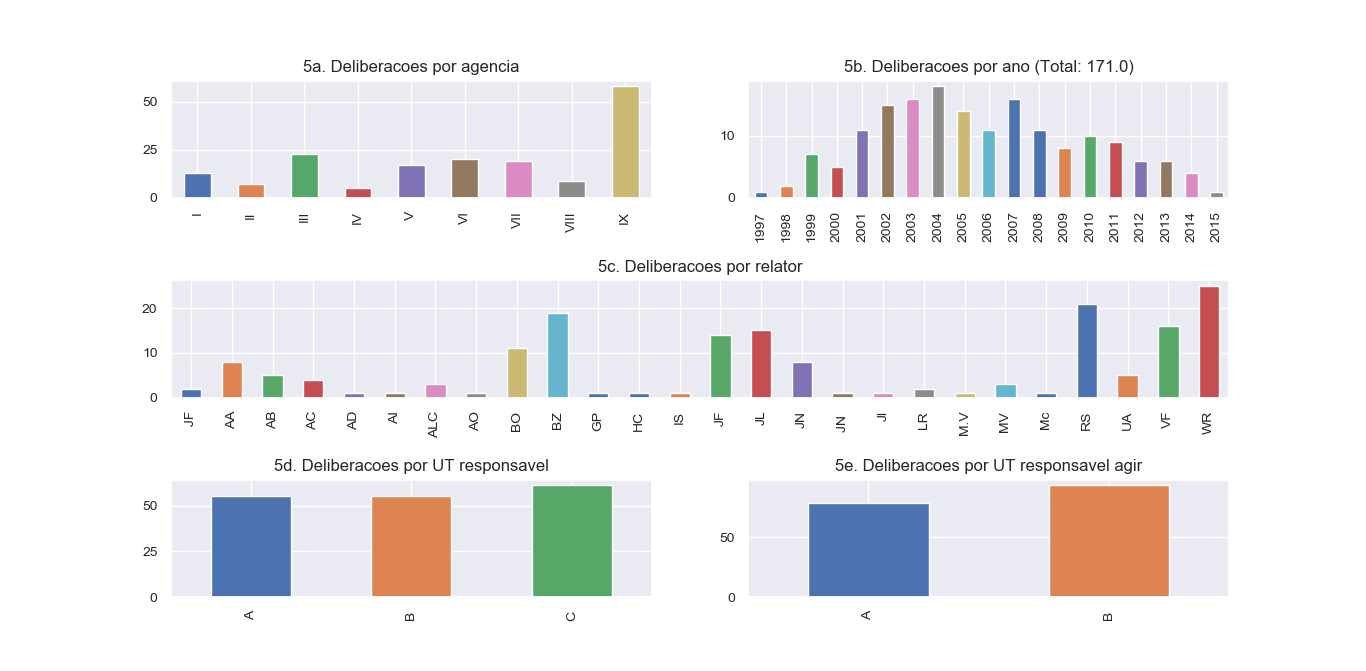

Reproduce this figure in Python.
import pandas as pd
import matplotlib.pyplot as plt
import seaborn as sns
import roman


df = pd.read_excel('base_de_dados.xlsx') # Importar base de dados para dataframe
df = df.dropna() # Descartar entradas com dados NaN
df['AgenciaInt'] = df['Agencia'].apply(lambda x: roman.fromRoman(x)) # Transformar numerais romanos em inteiros

sns.set()
fig, axes = plt.subplots(nrows=3, ncols=2, figsize=(10,10))
plt.subplots_adjust(hspace=0.7)


# ===============================================================================================================
#                                                  QUESTAO 5a
# ===============================================================================================================

result_5a = df.groupby('AgenciaInt')['deliberacoes_quantidade'].sum()
result_5a = pd.Series(result_5a.index.values, index=result_5a) # Inverter indice com valores
result_5a = result_5a.apply(roman.toRoman) # Aplicar funcao conversora
result_5a = pd.Series(result_5a.index.values, index=result_5a) # Reinverter para manter numerais como indice
result_5a.plot.bar(ax=axes[0,0], title='5a. Deliberacoes por agencia', fontsize=10)


# ===============================================================================================================
#                                                  QUESTAO 5b
# ===============================================================================================================

result_5b = df.groupby('Exercicio_Apurado')['deliberacoes_quantidade'].sum()
result_5b = pd.Series(result_5b.index.values, index=result_5b) # Inverter indice com valores
result_5b = result_5b.apply(int) # Aplicar funcao conversora
result_5b = pd.Series(result_5b.index.values, index=result_5b) # Reinverter para manter numerais como indice
title_5b = '5b. Deliberacoes por ano (Total: {})'.format(result_5b.sum())
result_5b.plot.bar(ax=axes[0,1], title=title_5b, fontsize=10)


# ===============================================================================================================
#                                                  QUESTAO 5c
# ===============================================================================================================

result_5c = df.groupby('Relator')['deliberacoes_quantidade'].sum()
result_5c.index.name = ''
large_left_ax = plt.subplot2grid((3,2), (1,0), colspan=2, rowspan=1)
result_5c.plot.bar(ax=large_left_ax, title='5c. Deliberacoes por relator', fontsize=10)


# ===============================================================================================================
#                                                  QUESTAO 5d
# ===============================================================================================================

result_5d = df.groupby('Unidade_Tecnica_Responsavel')['deliberacoes_quantidade'].sum()
result_5d.index.name = ''
result_5d.plot.bar(ax=axes[2,0], title='5d. Deliberacoes por UT responsavel', fontsize=10)


# ===============================================================================================================
#                                                  QUESTAO 5e
# ===============================================================================================================

result_5e = df.groupby('Unidade_Tecnica_Por_Agir')['deliberacoes_quantidade'].sum()
result_5e.index.name = ''
result_5e.plot.bar(ax=axes[2,1], title='5e. Deliberacoes por UT responsavel agir', fontsize=10)


plt.show()
